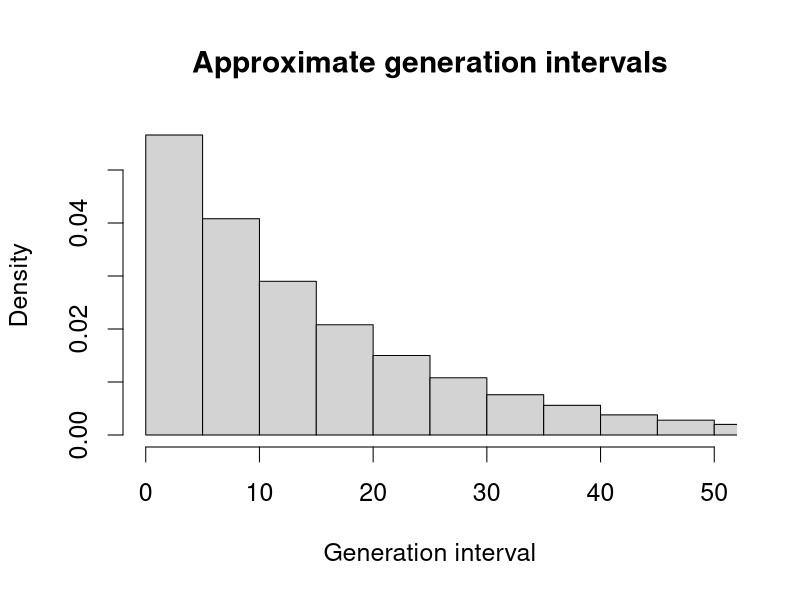
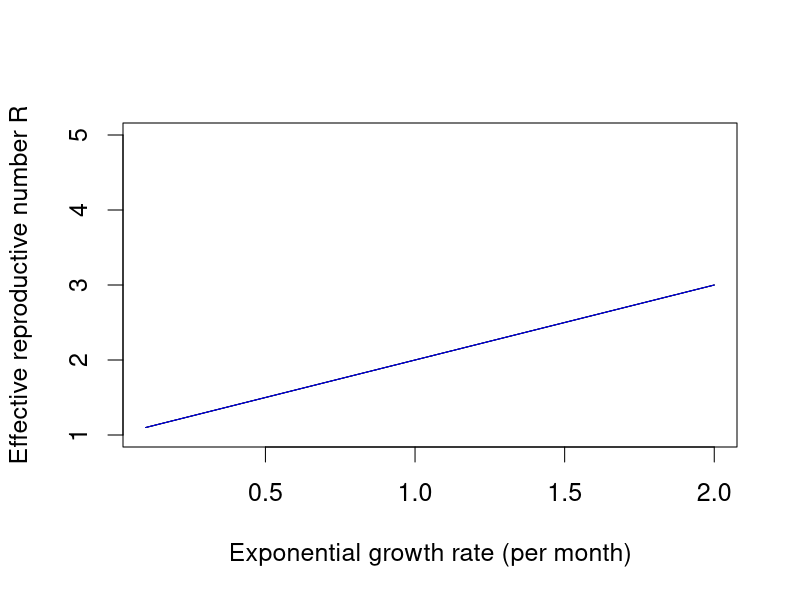
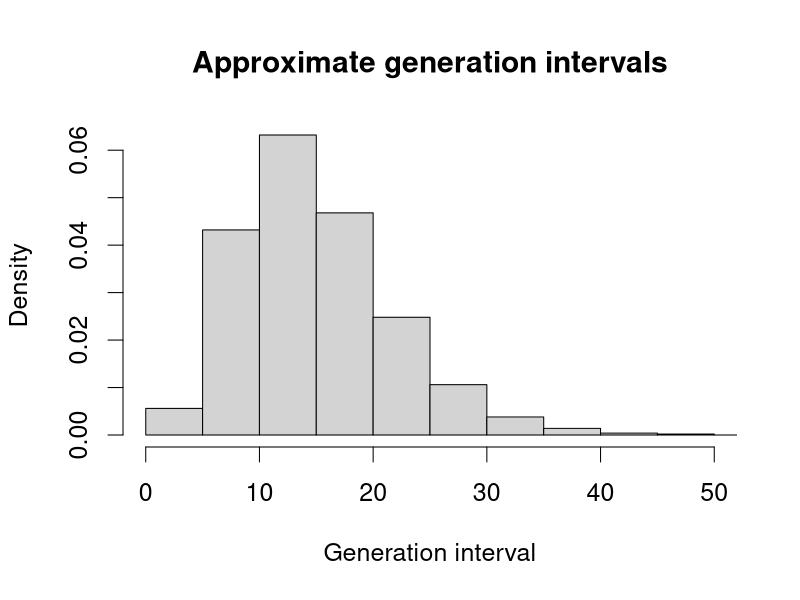
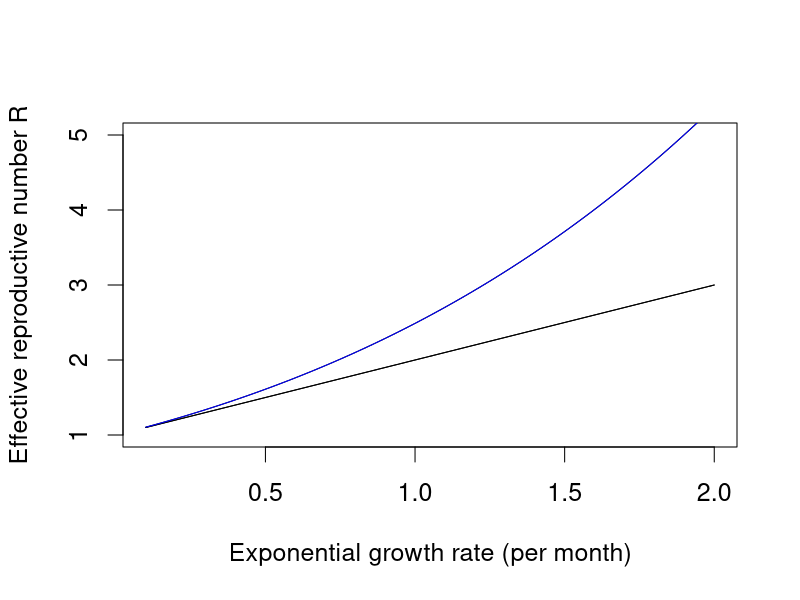
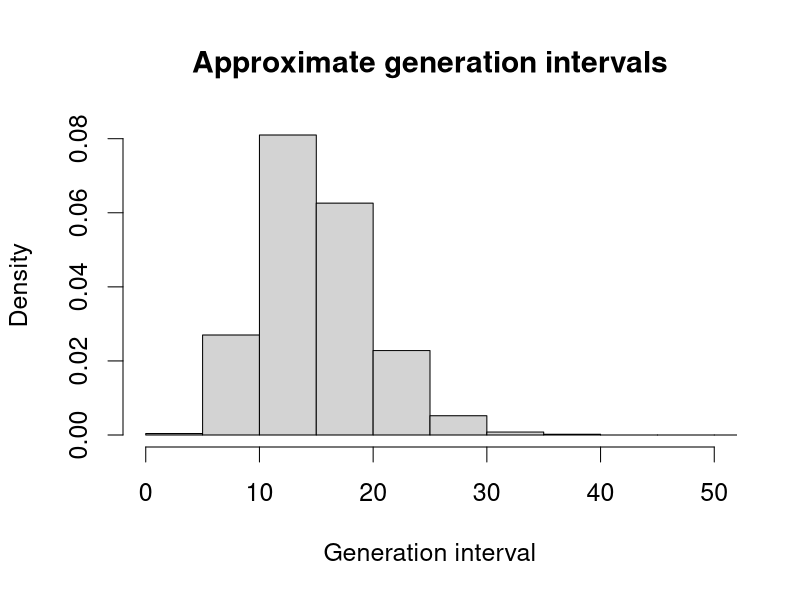
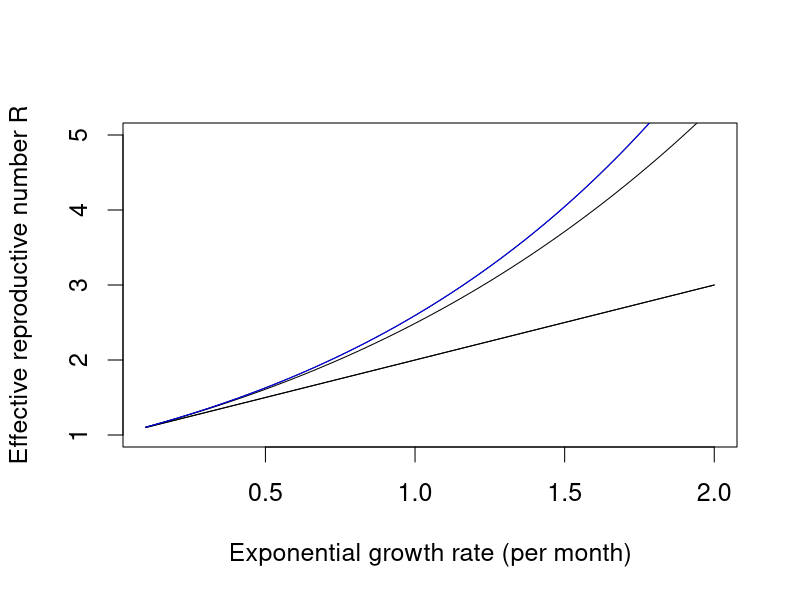
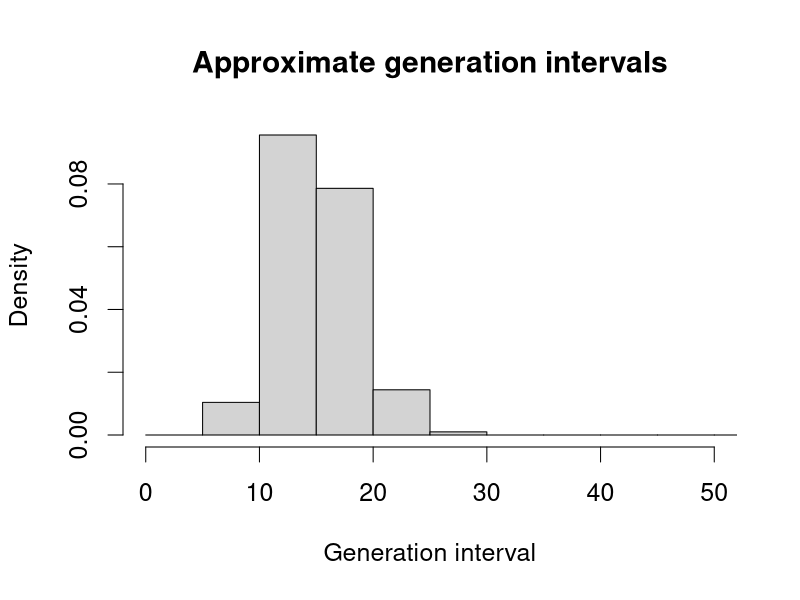
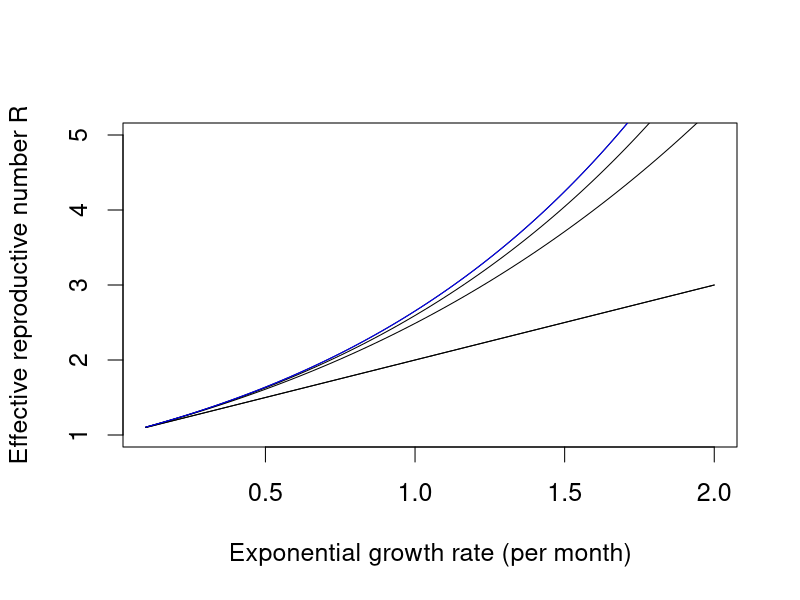

R code for these plots, in order:
set.seed(628)

par(cex=1.5)

nq <- 1000
time <- 15
shapes <- c(1, 5, 10, 20)

q <- (2*(1:nq)-1)/(2*nq)

for(s in 1:length(shapes)){
	shape <- shapes[[s]]
	gen <- qgamma(q, scale=time/shape, shape=shape)

	dname <- "Approximate generation intervals"

	print(hist(gen
		, 	probability=TRUE
		, main=dname
		, xlab="Generation interval"
		, xlim=c(0, 50)
		, breaks=seq(0, 150, by=5)
	))

	print(shape)

	curve((1+x)
		, xlim=c(0.1, 2)
		, ylim=c(1, 5)
		, xlab = "Exponential growth rate (per month)"
		, ylab = "Effective reproductive number R"
	)

	for (ss in 1:s){
		curve(((1+x/shapes[ss])^shapes[ss])
			, add=TRUE
		)
	}

	curve(((1+x/shape)^shape)
		, add=TRUE
		, col="blue"
	)
}

